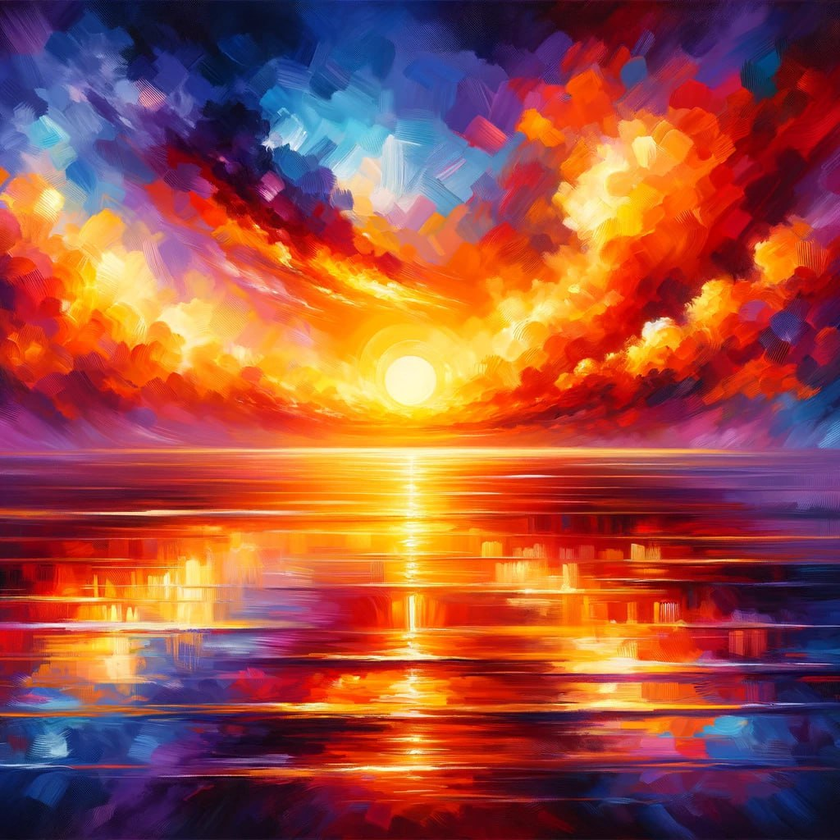
#> input picture ref.png, 840 x 840 px, shrunk from 1024 x 1024 before the run
$ jupyter execute --allow-errors Qb.ipynb
#> lines starting #> are read from the running program, lines starting #| are printed output that depends on the picture
[cell 1]
import cv2
import numpy as np
import matplotlib.pyplot as plt
import math

# Question 2

## Part a

[cell 2]
def calc_hist(image):
    '''
    Do not use libraries
    calculate image histogram
    input(s):
      image (ndarray): input image
    output(s):
      hist (ndarray): computed input image histogram
    '''
    hist = np.zeros(256,dtype=int)

    #######################
    for i in range(image.shape[0]):
        for j in range(image.shape[1]):
            hist[image[i][j]] += 1
    #######################

    return hist

[cell 3]
def calc_cdf(channel):
  '''
    Do not use libraries
    calculate image cdf
    input(s):
      channel (ndarray): input image channel
    output(s):
      cdf (ndarray): computed cdf for input image channel
  '''

  #######################
  cdf = calc_hist(channel).cumsum()
  #######################

  return cdf

#> (a cell that did not finish here is left out)

[cell 5]
# tmp

src = cv2.imread('ref.png')
#> src is the input picture: shape (840, 840, 3); mean B, G, R 66.8, 78.6, 156.8
ref = cv2.imread('ref.png')

[cell 6]
src.shape

for i in range(src.shape[2]):
    channel = src[:, :, i]
    cdf = calc_cdf(channel)
    plt.plot(cdf)
#> this loop made 3 passes
#> pass 1, `channel = src[:, :, i]`:
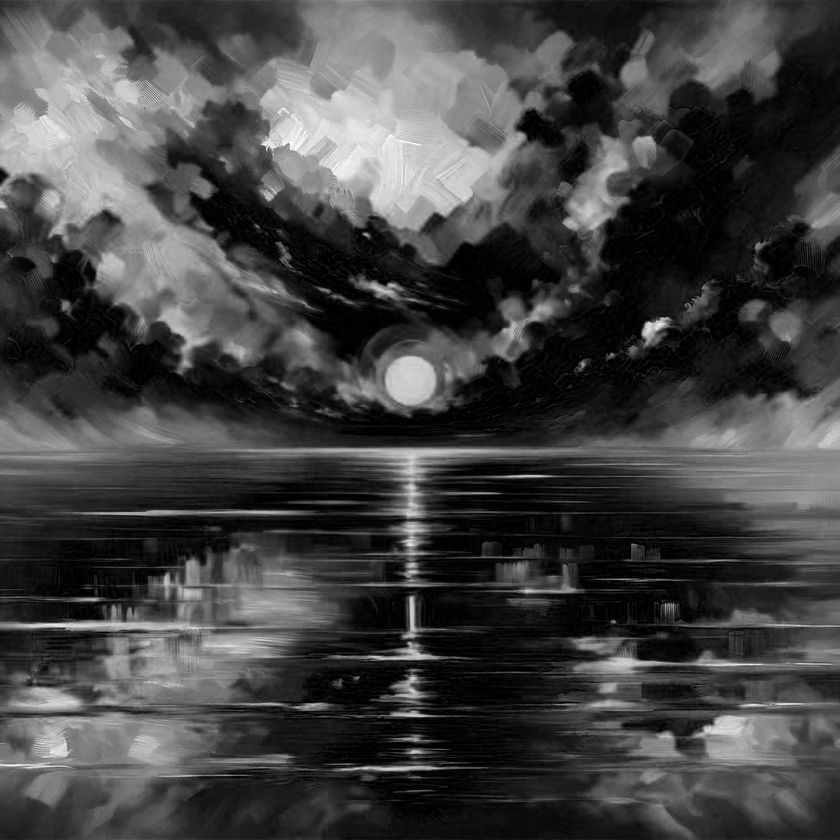
#> channel: shape (840, 840); min 0, max 255, mean 66.8
#> pass 2, `channel = src[:, :, i]`:
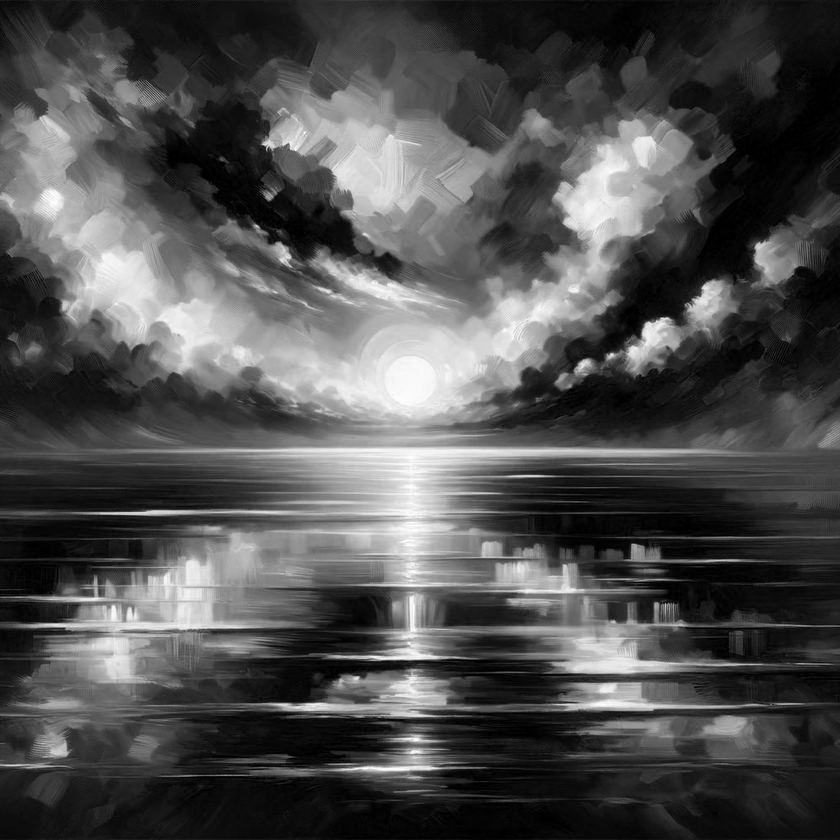
#> channel: shape (840, 840); min 0, max 255, mean 78.6
#> pass 3, `channel = src[:, :, i]`:
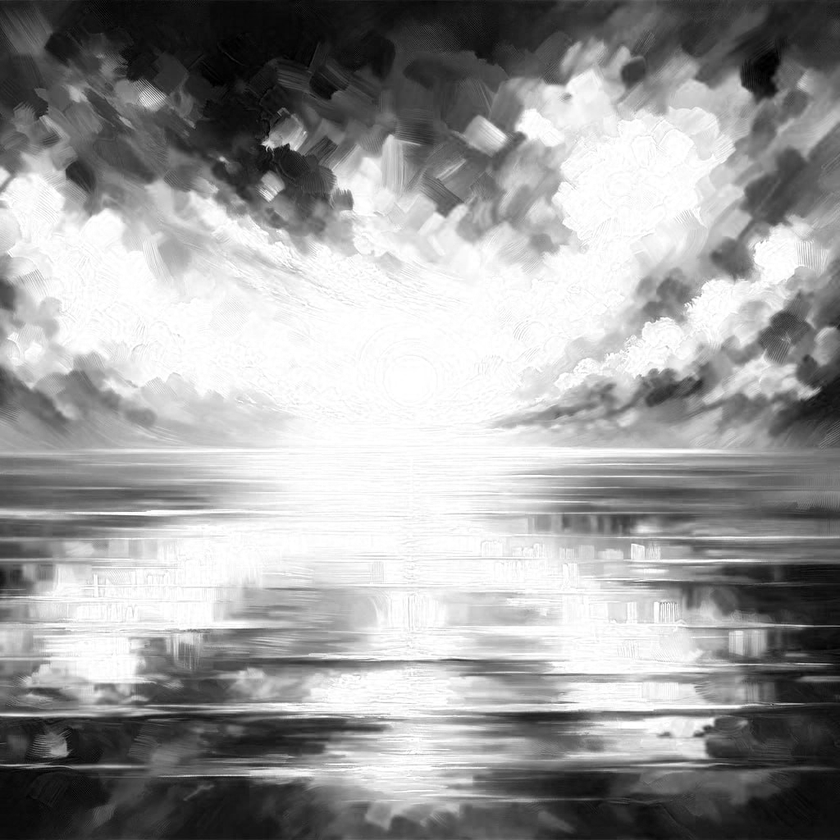
#> channel: shape (840, 840); min 0, max 255, mean 156.8
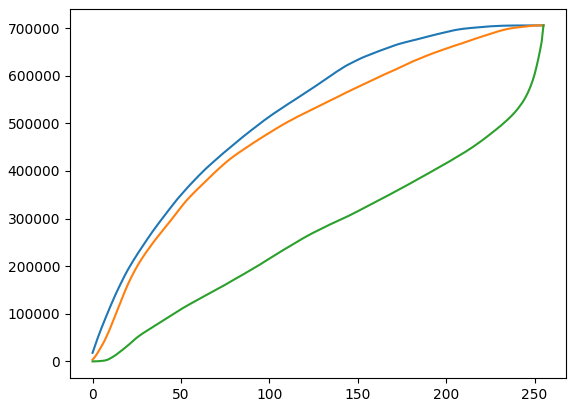
#> figure drawn by matplotlib, 1 panel; curve peaks at x = 255, y = 705600; curve peaks at x = 255, y = 705600; curve peaks at x = 255, y = 705600

$ run again, with src.png copied over ref.png
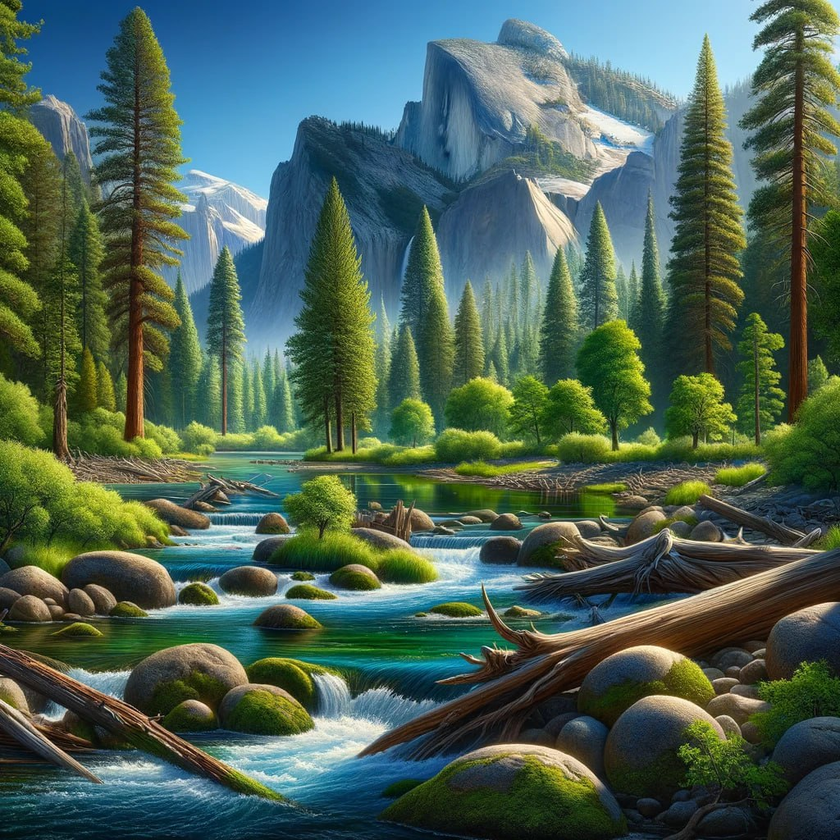
#> input picture src.png, 840 x 840 px, shrunk from 1024 x 1024 before the run
#> src is the input picture: shape (840, 840, 3); mean B, G, R 85.3, 98.8, 75.4
#> the loop `for i in range(src.shape[2]):` made 3 passes
#> pass 1, `channel = src[:, :, i]`:
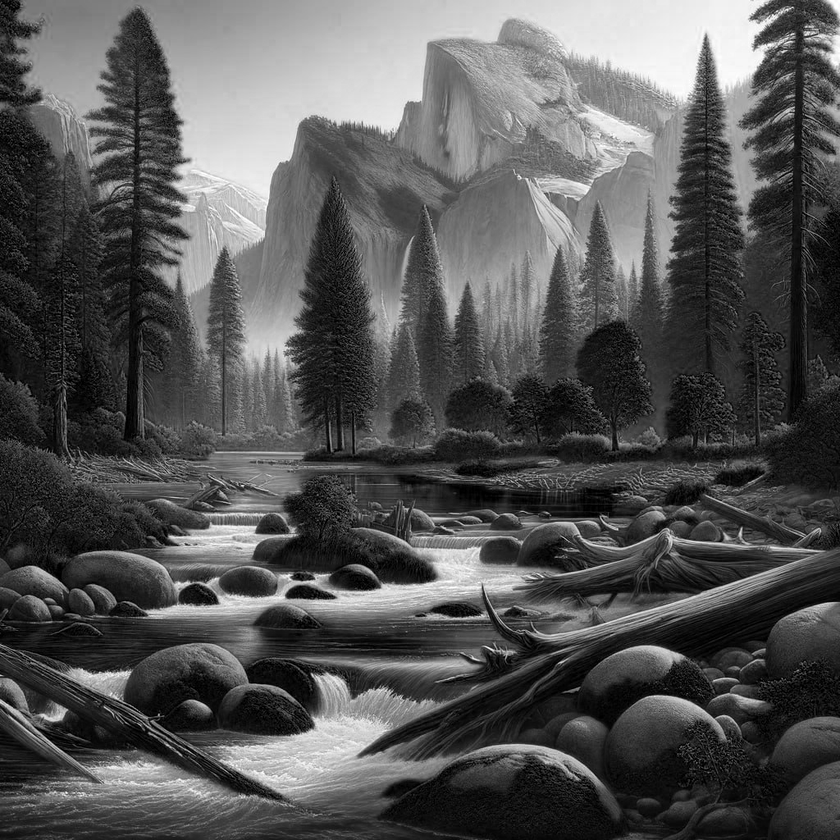
#> channel: shape (840, 840); min 0, max 255, mean 85.3
#> `[cell 6] src.shape  for i in range(src.shape[2]): channel = src[:, :, ..`:
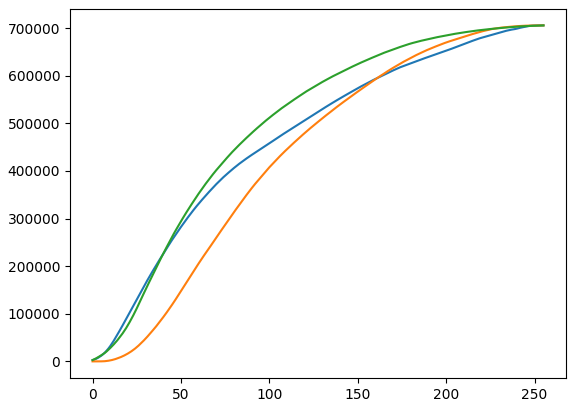
#> figure drawn by matplotlib, 1 panel; curve peaks at x = 255, y = 705600; curve peaks at x = 255, y = 705600; curve peaks at x = 255, y = 705600
